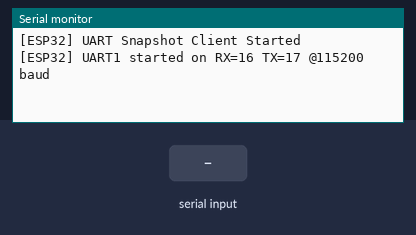
The sketch below on a simulated ESP32. On the bench: the last lines printed to the serial monitor. Inputs (shaded band) come from the test bench.

Above: at 2.2 s.
2.3 s: "1\n" received over the second serial link
At 3.2 s:
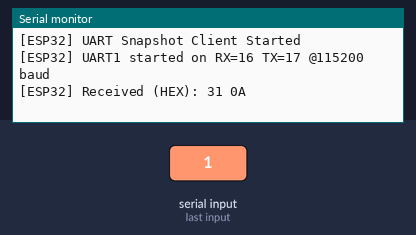
3.8 s: "0\n" received over the second serial link
At 4.3 s:
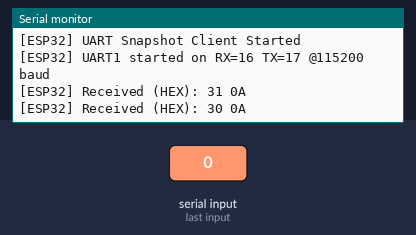
5.3 s: "2\n" received over the second serial link
At 6.6 s:
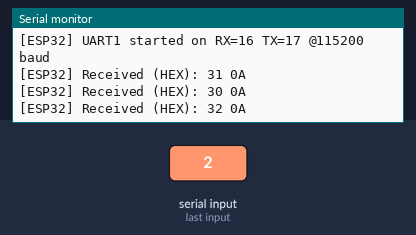

Measured:
- after the input at 2.3 s, the serial monitor: prints a new line at once (image 1)
- after the input at 3.8 s, the serial monitor: prints a new line at once (image 2)
- after the input at 5.3 s, the serial monitor: prints a new line at once (image 3)

The sketch:

main.ino
```cpp
/*
 * Author: IlidioMSilva
 * Project: Sensor integration with Zephyr
 * Note: Educational/portfolio example
 */

/**
 * @brief Main sketch for NodeMCU ESP32 UART snapshot client.
 *
 * Initializes the UART manager and periodically sends the snapshot
 * command (0x01) to the nRF52. Received responses are printed in HEX
 * for debug purposes.
 */

#include <Arduino.h>
#include "esp32_uart_manager.h"

void setup() {
    Serial.begin(115200);
    delay(1000);
    Serial.println("\n[ESP32] UART Snapshot Client Started");

    uart_manager_init();
}

void loop() {
    uart_manager_update();
}
```

esp32_uart_manager.cpp
```cpp
/*
 * Author: IlidioMSilva
 * Project: Sensor integration with Zephyr
 * Note: Educational/portfolio example
 */

/**
 * @brief Initialize the UART manager thread.
 *
 * Sets up UART on pins defined by TX_PIN/RX_PIN and prepares the
 * NodeMCU to send snapshot commands periodically.
 *
 * Command handled:
 *  - 0x01: Snapshot request
 *
 * Logs only go to Serial for debug purposes.
 */

#include "esp32_uart_manager.h"

#define NRF_BAUDRATE 115200
#define TX_PIN 17  // ESP32 TX → nRF52 RX
#define RX_PIN 16  // ESP32 RX ← nRF52 TX

HardwareSerial nrfSerial(1);  // UART1 for nRF52

#define CMD_SNAPSHOT 0x01
#define SEND_INTERVAL_MS 30000  // 30 seconds

static unsigned long last_send = 0;

//print received bytes in HEX
static void printHex(uint8_t *buf, size_t len) {
    for (size_t i = 0; i < len; i++) {
        if (buf[i] < 16) Serial.print('0');
        Serial.print(buf[i], HEX);
        Serial.print(' ');
    }
    Serial.println();
}

//convert two bytes to int16_t (big-endian)
static int16_t bytes_to_int16(uint8_t hi, uint8_t lo) {
    return (int16_t)((hi << 8) | lo);
}

/**
 * @brief Initialize the UART manager.
 *
 * Sets up UART1 for communication with the nRF52.
 */
void uart_manager_init(void) {
    nrfSerial.begin(NRF_BAUDRATE, SERIAL_8N1, RX_PIN, TX_PIN);
    Serial.printf("[ESP32] UART1 started on RX=%d TX=%d @%d baud\n", RX_PIN, TX_PIN, NRF_BAUDRATE);
}

/**
 * @brief Update function for the UART manager.
 *
 * Sends snapshot command every SEND_INTERVAL_MS and reads any
 * available response from nRF52.
 */
void uart_manager_update(void) {
    unsigned long now = millis();

    //Send snapshot comand periodically
    if (now - last_send >= SEND_INTERVAL_MS) {
        last_send = now;

        uint8_t cmd[2] = {CMD_SNAPSHOT, '\n'};
        nrfSerial.write(cmd, 2);
        Serial.println("[ESP32] Sent 0x01 snapshot command");
    }

    //check for incoming response
    static uint8_t rx_buf[33]; // 32 bytes + terminator
    size_t idx = 0;

    while (nrfSerial.available() && idx < sizeof(rx_buf)) {
        rx_buf[idx++] = nrfSerial.read();
    }

    if (idx > 0) {
        Serial.print("[ESP32] Received (HEX): ");
        printHex(rx_buf, idx);

        // parse snapshot fields locally
        if (rx_buf[0] == CMD_SNAPSHOT && idx >= 19) { // ensure enough bytes
            int16_t dht_temp = bytes_to_int16(rx_buf[1], rx_buf[2]);
            int16_t dht_hum  = bytes_to_int16(rx_buf[3], rx_buf[4]);
            int16_t bme_temp = bytes_to_int16(rx_buf[5], rx_buf[6]);
            int16_t bme_hum  = bytes_to_int16(rx_buf[7], rx_buf[8]);
            int32_t bme_pres = ((int32_t)rx_buf[9] << 24) | ((int32_t)rx_buf[10] << 16) |
                               ((int32_t)rx_buf[11] << 8) | rx_buf[12];

            int16_t t_min = bytes_to_int16(rx_buf[11], rx_buf[12]);
            int16_t t_max = bytes_to_int16(rx_buf[13], rx_buf[14]);
            int16_t h_min = bytes_to_int16(rx_buf[15], rx_buf[16]);
            int16_t h_max = bytes_to_int16(rx_buf[17], rx_buf[18]);

            //to remove later
            Serial.printf("[DEBUG] DHT11: Temp=%d C, Hum=%d %%\n", dht_temp, dht_hum);
            Serial.printf("[DEBUG] BME280: Temp=%.2f C, Hum=%.2f %%, Pres=%.2f hPa\n",
                          bme_temp / 100.0, bme_hum / 100.0, bme_pres / 100.0);
            Serial.printf("[DEBUG] Thresholds: T_min=%d T_max=%d, H_min=%d H_max=%d\n",
                          t_min, t_max, h_min, h_max);
        }
    }
}
```

esp32_uart_manager.h
```cpp
/*
 * Author: IlidioMSilva
 * Project: Sensor integration with Zephyr
 * Note: Educational/portfolio example
 */

/**
 * @brief UART manager for NodeMCU ESP32.
 *
 * Handles sending snapshot command (0x01) periodically to nRF52
 * and reading responses.
 */

#ifndef ESP32_UART_MANAGER_H
#define ESP32_UART_MANAGER_H

#include <Arduino.h>

#ifdef __cplusplus
extern "C" {
#endif

void uart_manager_init(void);
void uart_manager_update(void);

#ifdef __cplusplus
}
#endif

#endif /* ESP32_UART_MANAGER_H */
```
